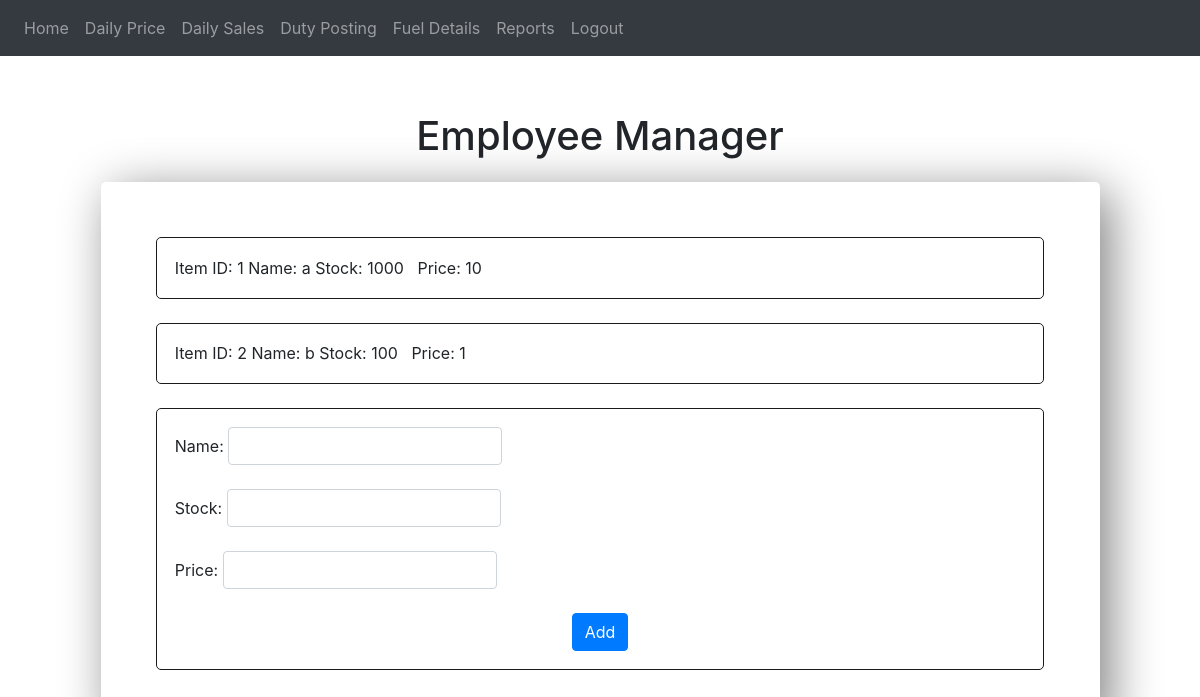
Before: /invmanager (signed in) with the older database file.
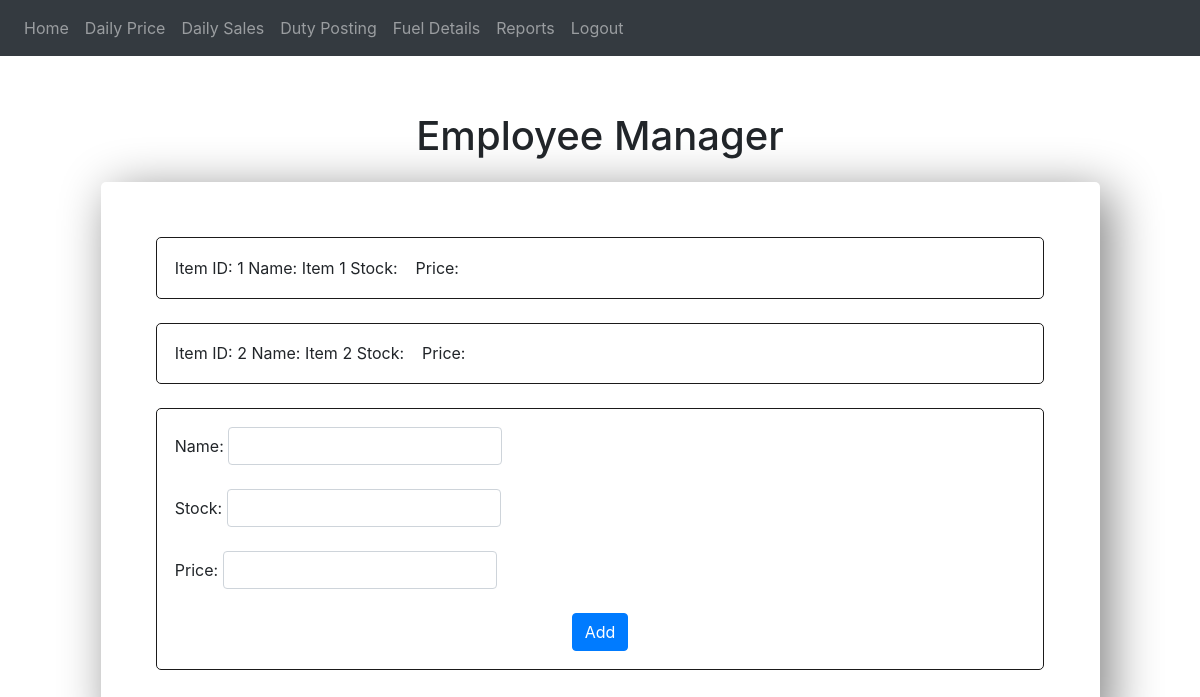
After: the same page with the newer database file.
### website/models.py (models this page shows)
class inventory(db.Model):
    inv_id = db.Column(db.Integer, primary_key = True)
    name = db.Column(db.String(150))
    stock = db.Column(db.Integer)
    price = db.Column(db.Integer)

### website/views.py (the view)
@views.route('/invmanager', methods=['GET','POST'])
@login_required
def invmanager():
    name = request.form.get("name")
    stock = request.form.get("stock")
    price = request.form.get("price")
    if request.method == 'POST':
        inv = inventory(name=name, stock=stock, price=price)
        db.session.add(inv)
        db.session.commit()
        print("check")
    items = inventory.query.all()
    return render_template("invmanager.html", user=current_user, items = items)

### website/templates/invmanager.html (shortened to what this page needs)
{% extends 'base.html' %}
{% block content %}
<h1 align="center" style="margin-top: 5%;">Employee Manager</h1>
<div
      style="margin: 5%; margin-top: 2%; border: black 2px; padding: 5%; border-radius: 5px; box-shadow: 10px 10px 50px grey">
      {% for item in items %}
      <div style="border: solid rgb(27, 26, 26) 1px; border-radius: 5px; padding: 2%">
            Item ID:&nbsp;{{item.inv_id}}
            Name:&nbsp;{{item.name}}
            Stock:&nbsp;{{item.stock}}&nbsp;&nbsp;
            Price:&nbsp;{{item.price}}&nbsp;&nbsp;
      </div>
      <br>
      {% endfor %}
      <div style="border: solid rgb(27, 26, 26) 1px; border-radius: 5px; padding: 2%;">
            <form method="POST">
                  <div class="form-inline">
                        Name:&nbsp;<input type="text" class="form-control" id="name" name="name">&nbsp;&nbsp;
                  </div>
                  <br>
                  <div class="form-inline">
                        Stock:&nbsp;<input type="textarea" class="form-control" id="stock"
                              name="stock">&nbsp;&nbsp;
                  </div><br>
                  <div class="form-inline">
                        Price:&nbsp;<input type="text" class="form-control" id="price" name="price">&nbsp;&nbsp;
                  </div>
                  <br>
                  <div align="center">
                        <button type="submit" class="btn btn-primary">Add</button>
                  </div>
            </form>
      </div>
</div>
{% endblock %}

Changed rows visible on the page:
changed inventory id 1: name "a" → "Item 1"; stock "1000" → (not shown); price "10" → (not shown)
changed inventory id 2: name "b" → "Item 2"; stock "100" → (not shown); price "1" → (not shown)
